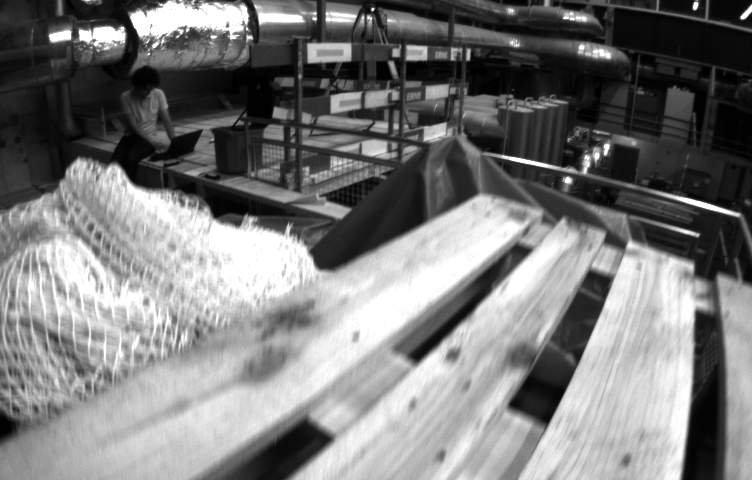
#> input picture stereo_calibration/original_images/left.png, 752 x 480 px
$ python stereo_keypoint.py
#> lines starting #> are read from the running program, lines starting #| are printed output that depends on the picture
### stereo_calibration/stereo_utils.py
"""
    Reference:https://github.com/wingedrasengan927/Stereo-Geometry
"""
import numpy as np
import matplotlib.pyplot as plt


# [30 lines left out: functions plot_line, show_matching_result, not called in this run]


def compute_fundamental_matrix_normalized(points1, points2):
    """
    Normalize points by calculating the centroid, subtracting
    it from the points and scaling the points such that the distance
    from the origin is sqrt(2)

    Parameters
    ------------
    points1, points2 - array with shape [n, 3]
        corresponding points in images represented as
        homogeneous coordinates
    """
    # validate points
    assert points1.shape[0] == points2.shape[0], "no. of points don't match"

    # compute centroid of points
    c1 = np.mean(points1, axis=0).reshape(3)
    c2 = np.mean(points2, axis=0).reshape(3)

    # compute the scaling factor
    s1 = np.sqrt(2 / np.mean(np.sum((points1 - c1) ** 2, axis=1)))
    s2 = np.sqrt(2 / np.mean(np.sum((points2 - c2) ** 2, axis=1)))

    # compute the normalization matrix for both the points
    T1 = np.array([[s1, 0, -s1 * c1[0]], [0, s1, -s1 * c1[1]], [0, 0, 1]])
    T2 = np.array([[s2, 0, -s2 * c2[0]], [0, s2, -s2 * c2[1]], [0, 0, 1]])

    # normalize the points
    points1_n = T1 @ points1.T
    points2_n = T2 @ points2.T

    # compute the normalized fundamental matrix
    F_n = compute_fundamental_matrix(points1_n.T, points2_n.T)

    # de-normalize the fundamental
    return T2.T @ F_n @ T1


def compute_fundamental_matrix(points1, points2):
    """
    Compute the fundamental matrix given the point correspondences

    Parameters
    ------------
    points1, points2 - array with shape [n, 3]
        corresponding points in images represented as
        homogeneous coordinates
    """
    # validate points
    assert points1.shape[0] == points2.shape[0], "no. of points don't match"

    u1 = points1[:, 0]
    v1 = points1[:, 1]
    u2 = points2[:, 0]
    v2 = points2[:, 1]
    one = np.ones_like(u1)

    # construct the matrix
    # A = [u2.u1, u2.v1, u2, v2.u1, v2.v1, v2, u1, v1, 1] for all the points
    # stack columns
    A = np.c_[u1 * u2, v1 * u2, u2, u1 * v2, v1 * v2, v2, u1, v1, one]

    # peform svd on A and find the minimum value of |Af|
    U, S, V = np.linalg.svd(A, full_matrices=True)
    f = V[-1, :]
    F = f.reshape(3, 3)  # reshape f as a matrix

    # constrain F
    # make rank 2 by zeroing out last singular value
    U, S, V = np.linalg.svd(F, full_matrices=True)
    S[-1] = 0  # zero out the last singular value
    F = U @ np.diag(S) @ V  # recombine again
    return F


# [79 lines left out: function plot_epipolar_lines, not called in this run]


def compute_epipole(F):
    """
    Compute epipole using the fundamental matrix.
    pass F.T as argument to compute the other epipole
    """
    U, S, V = np.linalg.svd(F)
    e = V[-1, :]
    e = e / e[2]
    return e


def compute_matching_homographies(e2, F, im2, points1, points2):
    """
    Compute the matching homography matrices
    """
    h, w = im2.shape
    # create the homography matrix H2 that moves the epipole to infinity

    # create the translation matrix to shift to the image center
    T = np.array([[1, 0, -w / 2], [0, 1, -h / 2], [0, 0, 1]])
    e2_p = T @ e2
    e2_p = e2_p / e2_p[2]
    e2x = e2_p[0]
    e2y = e2_p[1]
    # create the rotation matrix to rotate the epipole back to X axis
    if e2x >= 0:
        a = 1
    else:
        a = -1
    R1 = a * e2x / np.sqrt(e2x**2 + e2y**2)
    R2 = a * e2y / np.sqrt(e2x**2 + e2y**2)
    R = np.array([[R1, R2, 0], [-R2, R1, 0], [0, 0, 1]])
    e2_p = R @ e2_p
    x = e2_p[0]
    # create matrix to move the epipole to infinity
    G = np.array([[1, 0, 0], [0, 1, 0], [-1 / x, 0, 1]])
    # create the overall transformation matrix
    H2 = np.linalg.inv(T) @ G @ R @ T

    # create the corresponding homography matrix for the other image
    e_x = np.array([[0, -e2[2], e2[1]], [e2[2], 0, -e2[0]], [-e2[1], e2[0], 0]])
    M = e_x @ F + e2.reshape(3, 1) @ np.array([[1, 1, 1]])
    points1_t = H2 @ M @ points1.T
    points2_t = H2 @ points2.T
    points1_t /= points1_t[2, :]
    points2_t /= points2_t[2, :]
    b = points2_t[0, :]
    a = np.linalg.lstsq(points1_t.T, b, rcond=None)[0]
    H_A = np.array([a, [0, 1, 0], [0, 0, 1]])
    H1 = H_A @ H2 @ M
    return H1, H2

### stereo_calibration/stereo_keypoint.py
import cv2
import config as cf
import numpy as np
from stereo_utils import *
import time


# Load camera parameter
def loadCameraParameter():
    return cf.K_left, cf.K_right, cf.D_left, cf.D_right, cf.P_left, cf.P_right


# Load left and right images
def loadStereoImages(show=False):
    left_gray = cv2.imread("./original_images/left.png", cv2.COLOR_BGR2GRAY)
    right_gray = cv2.imread("./original_images/right.png", cv2.COLOR_BGR2GRAY)

    if show == True:
        dst = np.hstack((left_gray, right_gray))
        cv2.imshow("stereo images", dst)
        cv2.waitKey(0)
        cv2.destroyAllWindows()

    return left_gray, right_gray


# Equalize histogram of stereo images, 0 is conventional, and 1 is CLAHE
def equalizeStereoHist(image1, image2, method=0, show=False):
    if method == 0:
        image_left = cv2.equalizeHist(image1)
        image_right = cv2.equalizeHist(image2)
    elif method == 1:
        clahe_left = cv2.createCLAHE(clipLimit=2.0, tileGridSize=(8, 8))
        clahe_right = cv2.createCLAHE(clipLimit=2.0, tileGridSize=(8, 8))
        image_left = clahe_left.apply(image1)
        image_right = clahe_right.apply(image2)

    if show == True:
        compare_result = np.hstack((image1, image_left))
        cv2.imshow("left image", compare_result)
        cv2.waitKey(0)
        cv2.destroyAllWindows()

    return image_left, image_right


# Feature matching stereo images via ORB to obtain R and t
def obtainCorrespondingPoints(image_left, image_right, num_points=20, show=False):
    orb = cv2.ORB_create()
    matched_left, matched_right = [], []

    kp_left, des_left = orb.detectAndCompute(image_left, None)
    kp_right, des_right = orb.detectAndCompute(image_right, None)

    bf = cv2.BFMatcher(cv2.NORM_HAMMING, crossCheck=True)
    matches = sorted(bf.match(des_left, des_right), key=lambda x: x.distance)[
        :num_points
    ]

    points_left = np.float32([kp_left[m.queryIdx].pt for m in matches])
    points_right = np.float32([kp_right[m.trainIdx].pt for m in matches])

    matched_left = np.array(points_left)
    matched_right = np.array(points_right)

    if show == True:
        matched_image = cv2.drawMatches(
            image_left,
            kp_left,
            image_right,
            kp_right,
            matches,
            None,
            flags=cv2.DRAW_MATCHES_FLAGS_NOT_DRAW_SINGLE_POINTS,
        )

        # Display the matched image
        cv2.imshow("Matched Features", matched_image)
        cv2.waitKey(0)
        cv2.destroyAllWindows()

    return matched_left, matched_right


# Undistort whole images
def undistortStereoImages(
    image_left, image_right, K_left, K_right, D_left, D_right, show=False
):
    undistort_left = cv2.undistort(image_left, K_left, D_left)
    undistort_right = cv2.undistort(image_right, K_right, D_right)

    if show == True:
        dst = np.hstack((image_left, undistort_left))
        cv2.imshow("undistortion", dst)
        cv2.waitKey(0)
        cv2.destroyAllWindows()
    return undistort_left, undistort_right


def main():
    start = time.time()
    K_left, K_right, D_left, D_right, P_left, P_right = loadCameraParameter()
    image_left, image_right = loadStereoImages(show=False)
#> in loadStereoImages, left_gray is the input picture: shape (480, 752); min 1, max 255, mean 122.2
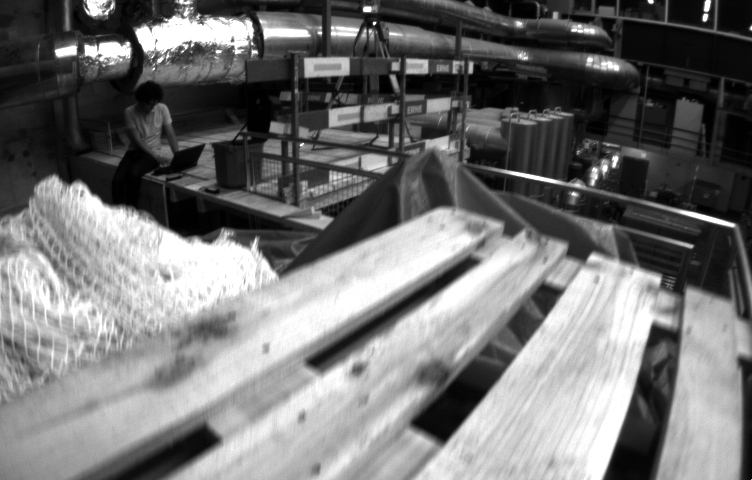
#> input picture stereo_calibration/original_images/right.png, 752 x 480 px
#> in loadStereoImages, right_gray is the input picture: shape (480, 752); min 1, max 255, mean 115.7

    image_left, image_right = equalizeStereoHist(
        image_left, image_right, method=1, show=False
    )
#> in equalizeStereoHist, `image_left = clahe_left.apply(image1)`:
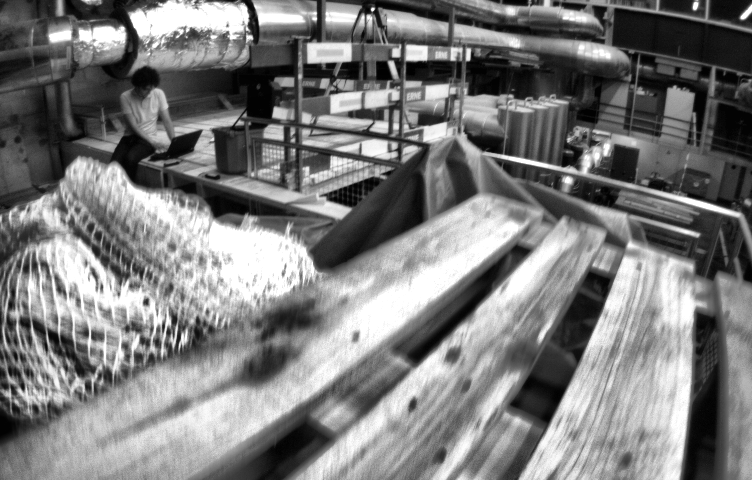
#> image_left: shape (480, 752); min 0, max 255, mean 123.7
#> in equalizeStereoHist, `image_right = clahe_right.apply(image2)`:
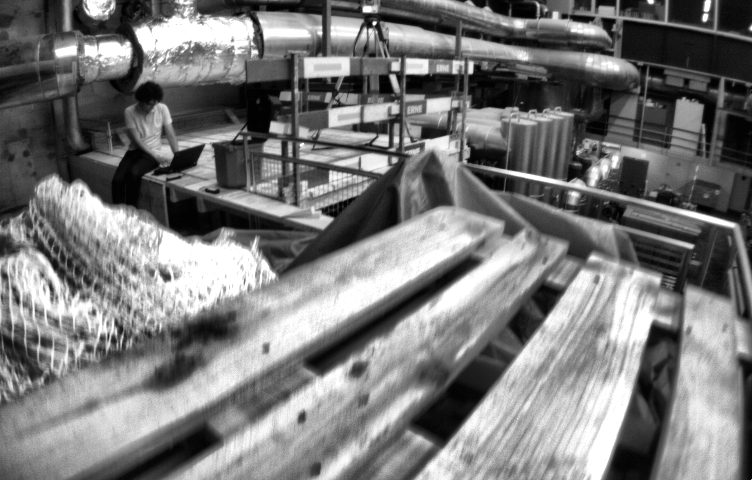
#> image_right: shape (480, 752); min 1, max 255, mean 120.6

    matched_left, matched_right = obtainCorrespondingPoints(
        image_left.astype(np.uint8), image_right.astype(np.uint8), 50, show=False
    )
#> in obtainCorrespondingPoints, `kp_left, des_left = orb.detectAndCompute(image_left, None)`: kp_left = 500 keypoints; strongest (x, y, size): (251, 37, 31), (467, 59, 31), (469, 59, 37.2), (467, 58, 44.6)
#> in obtainCorrespondingPoints, `kp_right, des_right = orb.detectAndCompute(image_right, None)`: kp_right = 500 keypoints; strongest (x, y, size): (386, 139, 64.3), (471, 72, 31), (392, 76, 53.6), (469, 72, 37.2)
#> in obtainCorrespondingPoints, `matches = sorted(bf.match(des_left, des_right), key=lambda x: x.distan..`: matches = 50 matches
#> in obtainCorrespondingPoints, `points_left = np.float32([kp_left[m.queryIdx].pt for m in matches])`: points_left = 50 pairs, first value 80 to 674, second value 31 to 171.4
#> in obtainCorrespondingPoints, `points_right = np.float32([kp_right[m.trainIdx].pt for m in matches])`: points_right = 50 pairs, first value 85 to 683, second value 46 to 185.8
#> in obtainCorrespondingPoints, `matched_left = np.array(points_left)`: matched_left has the same summary as points_left
#> in obtainCorrespondingPoints, `matched_right = np.array(points_right)`: matched_right has the same summary as points_right
#> matched_left has the same summary as points_left in obtainCorrespondingPoints; matched_right has the same summary as points_right in obtainCorrespondingPoints

    undistorted_left = cv2.undistortImagePoints(matched_left, K_left, D_left)
#> undistorted_left = 50 rows, first 8: [143.8, -3.38], [627.4, 143.9], [473.8, 85.32], [739.8, 48.19], [327.3, 166.7], [201.9, 121.1], [365.9, 100.5], [429.3, 32.22]
    undistorted_right = cv2.undistortImagePoints(matched_right, K_right, D_right)
#> undistorted_right = 50 rows, first 8: [157.8, 22.1], [639.7, 156.9], [476.2, 100.4], [757.7, 62.09], [326.6, 181.4], [204.8, 138.5], [366.3, 116.1], [430.4, 48.81]

    matched_left = cv2.convertPointsToHomogeneous(undistorted_left).reshape(-1, 3)
#> matched_left = 50 rows, first 8: [143.8, -3.38, 1], [627.4, 143.9, 1], [473.8, 85.32, 1], [739.8, 48.19, 1], [327.3, 166.7, 1], [201.9, 121.1, 1], [365.9, 100.5, 1], [429.3, 32.22, 1]
    matched_right = cv2.convertPointsToHomogeneous(undistorted_right).reshape(-1, 3)
#> matched_right = 50 rows, first 8: [157.8, 22.1, 1], [639.7, 156.9, 1], [476.2, 100.4, 1], [757.7, 62.09, 1], [326.6, 181.4, 1], [204.8, 138.5, 1], [366.3, 116.1, 1], [430.4, 48.81, 1]

    F = compute_fundamental_matrix_normalized(matched_left, matched_right)
#> in compute_fundamental_matrix_normalized, `c1 = np.mean(points1, axis=0).reshape(3)`: c1 = [373, 78.8, 1]
#> in compute_fundamental_matrix_normalized, `c2 = np.mean(points2, axis=0).reshape(3)`: c2 = [376.7, 95.7, 1]
#> in compute_fundamental_matrix_normalized, `s1 = np.sqrt(2 / np.mean(np.sum((points1 - c1) ** 2, axis=1)))`: s1 = 0.00952
#> in compute_fundamental_matrix_normalized, `s2 = np.sqrt(2 / np.mean(np.sum((points2 - c2) ** 2, axis=1)))`: s2 = 0.00957
#> in compute_fundamental_matrix_normalized, `T1 = np.array([[s1, 0, -s1 * c1[0]], [0, s1, -s1 * c1[1]], [0, 0, 1]])`: T1 = [[0.00952, 0, -3.55], [0, 0.00952, -0.75], [0, 0, 1]]
#> in compute_fundamental_matrix_normalized, `T2 = np.array([[s2, 0, -s2 * c2[0]], [0, s2, -s2 * c2[1]], [0, 0, 1]])`: T2 = [[0.00957, 0, -3.61], [0, 0.00957, -0.916], [0, 0, 1]]
#> in compute_fundamental_matrix, `u1 = points1[:, 0]`: u1 = 50 values, max 3.49 at index 3, min -3.58 at index 22, mean -1.26e-07
#> in compute_fundamental_matrix, `v1 = points1[:, 1]`: v1 = 50 values, max 0.868 at index 12, min -0.949 at index 22, mean 7.27e-08
#> in compute_fundamental_matrix, `u2 = points2[:, 0]`: u2 = 50 values, max 3.65 at index 3, min -3.43 at index 22, mean -2.03e-07
#> in compute_fundamental_matrix, `v2 = points2[:, 1]`: v2 = 50 values, max 0.856 at index 12, min -0.832 at index 22, mean 2.81e-08
#> in compute_fundamental_matrix, `U, S, V = np.linalg.svd(A, full_matrices=True)`:
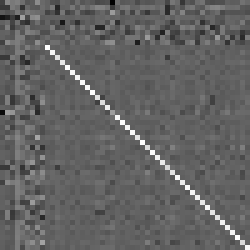
#> U: shape (50, 50) float64 (shown 5 times larger); min -0.618, max 0.963, mean -0.0014; drawn with min black and max white
#> in compute_fundamental_matrix, `U, S, V = np.linalg.svd(A, full_matrices=True)`: S = [24.02, 13.41, 7.28, 5.48, 4.29, 1.08, 0.0745, 0.0714, 0.0238]
#> in compute_fundamental_matrix, `f = V[-1, :]`: f = [-0.00271, 0.168, -0.0136, -0.181, -0.00268, 0.694, 0.0238, -0.676, 0.00208]
#> in compute_fundamental_matrix, `F = f.reshape(3, 3)`: F = [[-0.00271, 0.168, -0.0136], [-0.181, -0.00268, 0.694], [0.0238, -0.676, 0.00208]]
#> in compute_fundamental_matrix, `U, S, V = np.linalg.svd(F, full_matrices=True)`: U = [[0.0278, 0.24, 0.97], [-0.999, 0.0421, 0.0182], [-0.0364, -0.97, 0.241]]; S = [0.717, 0.697, 0.00019]; V = [[0.251, 0.0446, -0.967], [-0.045, 0.998, 0.0343], [-0.967, -0.0349, -0.253]]
#> in compute_fundamental_matrix, `F = U @ np.diag(S) @ V`: F = [[-0.00253, 0.168, -0.0135], [-0.181, -0.00268, 0.694], [0.0238, -0.676, 0.00209]]
#> in compute_fundamental_matrix_normalized, `F_n = compute_fundamental_matrix(points1_n.T, points2_n.T)`: F_n has the same summary as F in compute_fundamental_matrix
#> F = [[-2.3e-07, 1.53e-05, -0.00125], [-1.65e-05, -2.45e-07, 0.0128], [0.00189, -0.0122, -0.332]]

    e1 = compute_epipole(F)
#> in compute_epipole, `U, S, V = np.linalg.svd(F)`: U = [[0.00376, 0.129, 0.992], [-0.0385, -0.991, 0.129], [0.999, -0.0387, 0.00124]]; S = [0.332, 0.000477, 6.71e-19]; V = [[0.00569, -0.0366, -0.999], [-0.119, 0.992, -0.037], [-0.993, -0.119, -0.00128]]
#> in compute_epipole, `e = V[-1, :]`: e = [-0.993, -0.119, -0.00128]
#> in compute_epipole, `e = e / e[2]`: e = [775.2, 93.3, 1]
#> e1 = [775.2, 93.3, 1]
    e2 = compute_epipole(F.T)
#> e2 = [796.6, 103.6, 1]

    H1, H2 = compute_matching_homographies(
        e2, F, image_right, matched_left, matched_right
    )
#> in compute_matching_homographies, `e2_p = T @ e2`: e2_p = [420.6, -136.4, 1]
#> in compute_matching_homographies, `e2x = e2_p[0]`: e2x = 420.6
#> in compute_matching_homographies, `e2y = e2_p[1]`: e2y = -136.4
#> in compute_matching_homographies, `R1 = a * e2x / np.sqrt(e2x**2 + e2y**2)`: R1 = 0.951
#> in compute_matching_homographies, `R2 = a * e2y / np.sqrt(e2x**2 + e2y**2)`: R2 = -0.309
#> in compute_matching_homographies, `R = np.array([[R1, R2, 0], [-R2, R1, 0], [0, 0, 1]])`: R = [[0.951, -0.309, 0], [0.309, 0.951, 0], [0, 0, 1]]
#> in compute_matching_homographies, `e2_p = R @ e2_p`: e2_p = [442.1, 3.11e-15, 1]
#> in compute_matching_homographies, `x = e2_p[0]`: x = 442.1
#> in compute_matching_homographies, `G = np.array([[1, 0, 0], [0, 1, 0], [-1 / x, 0, 1]])`: G = [[1, 0, 0], [0, 1, 0], [-0.00226, 0, 1]]
#> in compute_matching_homographies, `H2 = np.linalg.inv(T) @ G @ R @ T`: H2 = [[0.142, -0.0462, 333.6], [-0.208, 1.12, 49.62], [-0.00215, 0.000698, 1.64]]
#> in compute_matching_homographies, `e_x = np.array([[0, -e2[2], e2[1]], [e2[2], 0, -e2[0]], [-e2[1], e2[0]..`: e_x = [[0, -1, 103.6], [1, 0, -796.6], [-103.6, 796.6, 0]]
#> in compute_matching_homographies, `M = e_x @ F + e2.reshape(3, 1) @ np.array([[1, 1, 1]])`: M = [[796.7, 795.3, 762.2], [102.1, 113.3, 368], [0.987, 0.998, 11.34]]
#> in compute_matching_homographies, `b = points2_t[0, :]`: b = 50 values, max 8035.2 at index 3, min 209 at index 22, mean 622.4
#> in compute_matching_homographies, `a = np.linalg.lstsq(points1_t.T, b, rcond=None)[0]`: a = [0.011, -0.548, 230.6]
#> in compute_matching_homographies, `H_A = np.array([a, [0, 1, 0], [0, 0, 1]])`: H_A = [[0.011, -0.548, 230.6], [0, 1, 0], [0, 0, 1]]
#> in compute_matching_homographies, `H1 = H_A @ H2 @ M`: H1 = [[0.805, 0.314, 3570], [-2.38, 11.02, 816.3], [-0.023, 0.00656, 17.24]]

    # Transform points based on the homography matrix
    new_points1 = H1 @ matched_left.T
    new_points2 = H2 @ matched_right.T
    new_points1 /= new_points1[2, :]
    new_points2 /= new_points2[2, :]
    new_points1 = new_points1.T
#> new_points1 = 50 rows, first 8: [265, 31.42, 1], [1102.9, 243.6, 1], [577.5, 91.37, 1], [8041.3, -794.5, 1], [359.9, 173.7, 1], [281.7, 124.9, 1], [411.3, 111.2, 1], [518.9, 19.82, 1]
    new_points2 = new_points2.T
#> new_points2 = 50 rows, first 8: [269.5, 31.55, 1], [1114.1, 246.3, 1], [577.5, 91.67, 1], [8035.2, -702.4, 1], [348.9, 173.4, 1], [274.7, 124.8, 1], [407, 110.7, 1], [523.8, 19.76, 1]
    end = time.time()
    print(f"{end-start:.5f} sec")
    matched_left = matched_left.reshape(-1, 1, 2)
#> matched_left = 75 rows, first 8: [143.8, -3.38], [1, 627.4], [143.9, 1], [473.8, 85.32], [1, 739.8], [48.19, 1], [327.3, 166.7], [1, 201.9]
    matched_right = matched_right.reshape(-1, 1, 2)
#> matched_right = 75 rows, first 8: [157.8, 22.1], [1, 639.7], [156.9, 1], [476.2, 100.4], [1, 757.7], [62.09, 1], [326.6, 181.4], [1, 204.8]

    # warp images based on the homography matrix
    im1_warped = cv2.warpPerspective(
        image_left,
        np.linalg.inv(H1),
        (image_left.shape[1], image_left.shape[0]),
    )
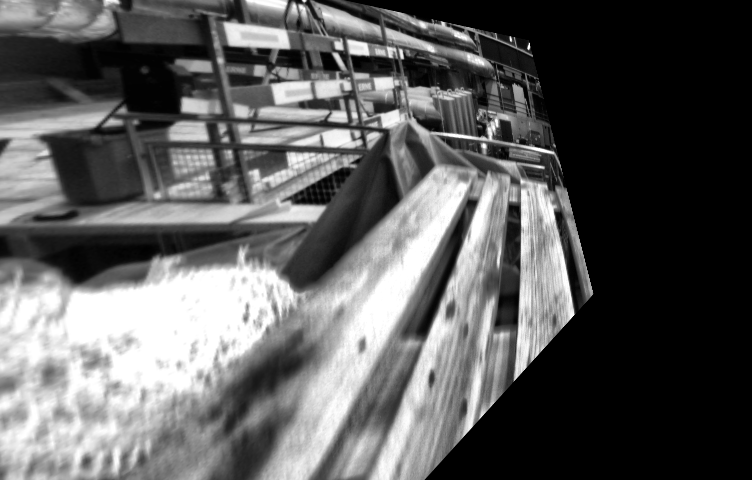
#> im1_warped: shape (480, 752); min 0, max 255, mean 92.9
    im2_warped = cv2.warpPerspective(
        image_right,
        np.linalg.inv(H2),
        (image_right.shape[1], image_right.shape[0]),
    )
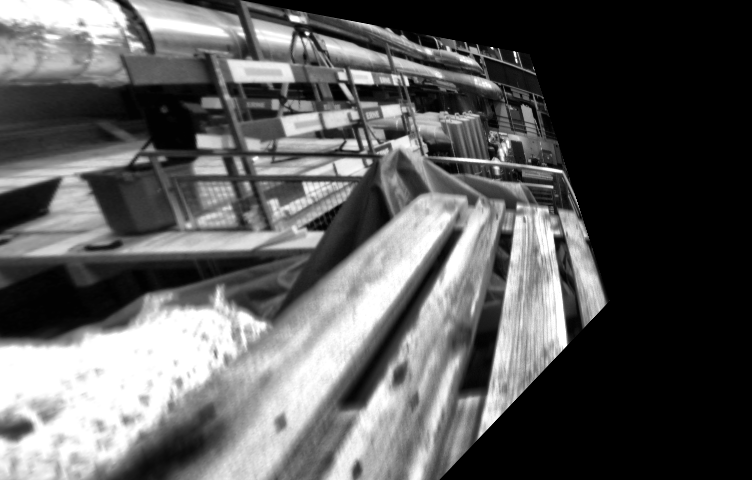
#> im2_warped: shape (480, 752); min 0, max 255, mean 91.4

    h, w = image_left.shape
#> h = 480; w = 752

    nrows = 1
    ncols = 2
    fig, axes = plt.subplots(nrows=nrows, ncols=ncols, figsize=(6, 8))

    # plot image 1
    ax1 = axes[0]
    ax1.set_title("Image 1 warped")
    ax1.imshow(im1_warped, cmap="gray")

    # plot image 2
    ax2 = axes[1]
    ax2.set_title("Image 2 warped")
    ax2.imshow(im2_warped, cmap="gray")

    # plot the epipolar lines and points
    n = new_points1.shape[0]
#> n = 50
    for i in range(n):
        p1 = new_points1[i]
        p2 = new_points2[i]
        if (p1[0] < 0 or p1[0] >= 480) or (p1[1] < 0 or p1[1] >= 752):
            continue
        if (p2[0] < 0 or p2[0] >= 480) or (p2[1] < 0 or p2[1] >= 752):
            continue
        ax1.hlines(p2[1], 0, w, color="orange")
        ax1.scatter(*p1[:2], color="blue")

        ax2.hlines(p1[1], 0, w, color="orange")
        ax2.scatter(*p2[:2], color="blue")
#> this loop made 50 passes
#> (p1, p2) on passes 1 to 12: ([265, 31.42, 1], [269.5, 31.55, 1]), ([1102.9, 243.6, 1], [1114.1, 246.3, 1]), ([577.5, 91.37, 1], [577.5, 91.67, 1]), ([8041.3, -794.5, 1], [8035.2, -702.4, 1]), ([359.9, 173.7, 1], [348.9, 173.4, 1]), ([281.7, 124.9, 1], [274.7, 124.8, 1]), ([411.3, 111.2, 1], [407, 110.7, 1]), ([518.9, 19.82, 1], [523.8, 19.76, 1]), ([264.8, 34.59, 1], [269.1, 34.73, 1]), ([574.8, 91.5, 1], [576.2, 91.33, 1]), ([516.4, 21.12, 1], [522.1, 20.82, 1]), ([1102.2, 242.3, 1], [1117.2, 245.4, 1])
    plt.show()
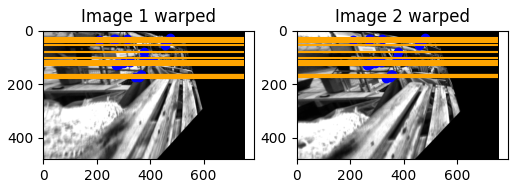
#> figure drawn by matplotlib, 2 panels


if __name__ == "__main__":
    main()
